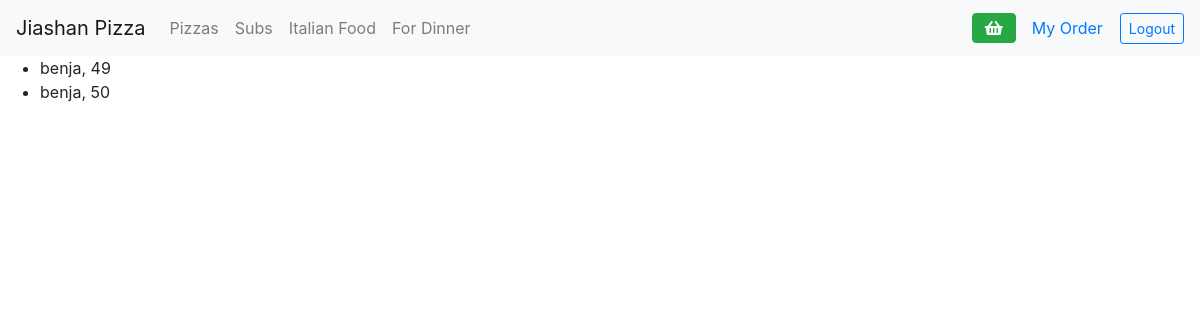
Before: /ordered (signed in) with the older database file.
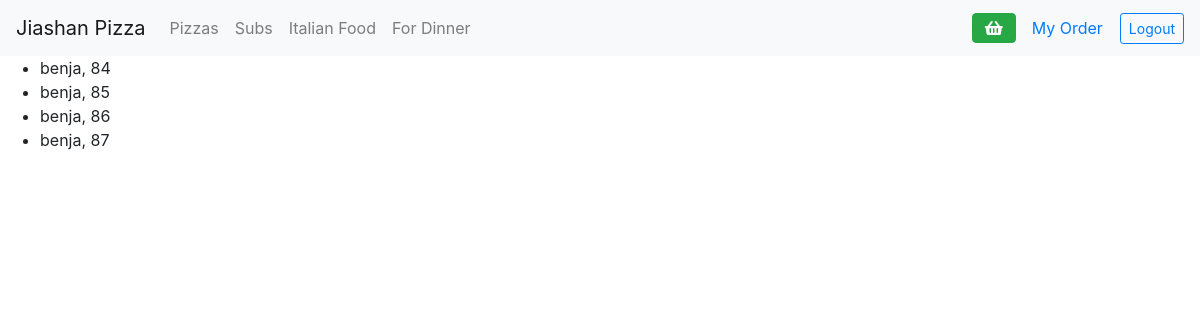
After: the same page with the newer database file.
### orders/models.py (models this page shows)
class Order (models.Model):
    customer = models.ForeignKey(User, on_delete=models.CASCADE, related_name="customer")
    pizza = models.ManyToManyField(Pizza, blank=True, through="OrderPizza", related_name="pizza")
    sub = models.ManyToManyField(Sub, blank=True, through="OrderSub", related_name="sub")
    pasta = models.ManyToManyField(Pasta, blank=True, through="OrderPasta", related_name="pasta")
    salad = models.ManyToManyField(Salad, blank=True, through="OrderSalad", related_name="salad")
    dinner = models.ManyToManyField(DinnerPlatter, blank=True, through="OrderDinner", related_name="diner")
    total = models.DecimalField(max_digits=5, blank=True, null=True, decimal_places=2)
    def __str__(self):
        return f"{self.customer}, {self.id}"

### orders/views.py (the view)
# urls.py: path("ordered", views.ordered, name="ordered"),
def ordered(request):
    data = Order.objects.filter(customer=request.user)
    context = {
    "data": data,
    "user": request.user
    }
    return render(request, "orders/order.html", context)

### orders/templates/orders/order.html (shortened to what this page needs)
{% extends "orders/base.html" %}
{% block body %}
<ul>
  {%for Order in data%}
  <li>
    {{Order}}
  </li>
  {% endfor %}
</ul>
{% endblock %}

### orders/templates/orders/base.html (shortened to what this page needs)
{% load static %}
<!DOCTYPE html>
<html>
  <head>
    <link rel="stylesheet" href="https://maxcdn.bootstrapcdn.com/bootstrap/4.0.0-beta.3/css/bootstrap.min.css">
    <link rel="stylesheet" href="https://use.fontawesome.com/releases/v5.3.1/css/all.css">
    <link rel="stylesheet" href="{% static 'orders/styles.css' %}"/>
  </head>
  <body>
    <nav class="navbar navbar-expand navbar-light bg-light sticky-top">
      <a class="navbar-brand" href="{% url 'index' %}">Jiashan Pizza</a>
        <div class="navbar-nav">
          <a class="nav-item nav-link" href="{% url 'pizzas' %}">Pizzas</a>
          <a class="nav-item nav-link" href="{% url 'subs' %}">Subs</a>
          <a class="nav-item nav-link" href="{% url 'italian' %}">Italian Food</a>
          <a class="nav-item nav-link" href="{% url 'dinner' %}">For Dinner</a>
        </div>
        {% if not user.is_authenticated %}
        <form class="form-inline ml-auto">
          <a class="btn btn-sm btn-outline-primary" href="{% url 'login' %}" type="button">Login</a>
          <a class="btn btn-sm btn-outline-secondary" href="{% url 'register' %}" type="button">Register</a>
        </form>
        {% else %}
          <a class="btn btn-success fas fa-shopping-basket ml-auto" href="{% url 'checkout' %}"type="button"></a>
          <a id="orderCLick" class="nav-item nav-link" href="{% url 'ordered' %}">My Order</a>
          <a class="btn btn-sm btn-outline-primary" href="{% url 'logout' %}" type="button">Logout</a>
        {% endif %}
    </nav>
        {% block body %}
        {% endblock %}
    </body>
</html>

### orders/static/orders/styles.css (style rules this page uses)
.btn { margin-left: 1px; }

Changed rows visible on the page:
removed Order: customer+id "benja, 49"
removed Order: customer+id "benja, 50"
added Order: customer+id "benja, 84"
added Order: customer+id "benja, 85"
added Order: customer+id "benja, 86"
added Order: customer+id "benja, 87"
